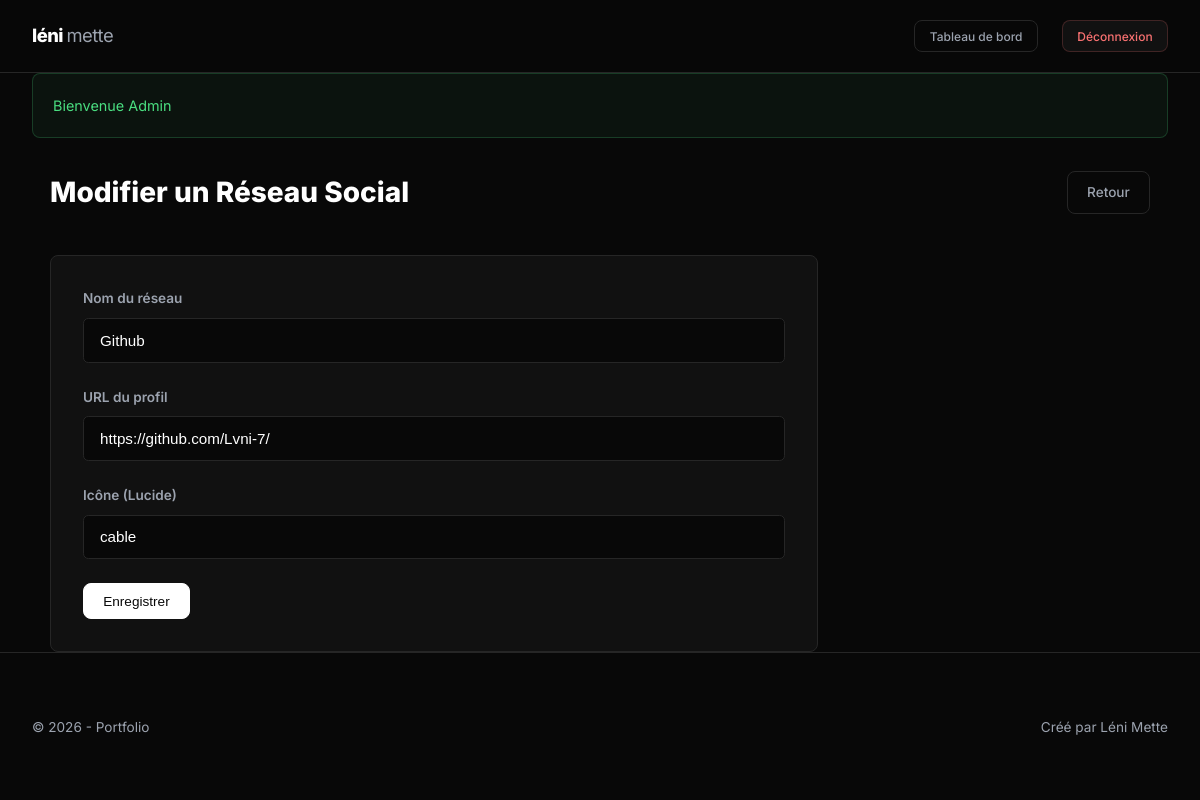
The page /index.php?action=social-form&id=1 (signed in) on the database its author committed.
### tables this page shows
CREATE TABLE `profile` (
  `id` int(11) NOT NULL,
  `name` varchar(255) NOT NULL,
  `description` text,
  `date_of_birth` date DEFAULT NULL,
  `email` varchar(255) DEFAULT NULL,
  `phone_number` varchar(50) DEFAULT NULL,
  `id_image` int(11) DEFAULT NULL
);

CREATE TABLE `socials` (
  `id` int(11) NOT NULL,
  `name` varchar(255) NOT NULL,
  `icon` varchar(255) DEFAULT NULL,
  `url` varchar(255) NOT NULL
);

### controllers/AdminController.php (called while the page is built, shortened)
<?php
class AdminController extends AbstractController {
    public function socialForm(): void {
        $id = $_GET['id'] ?? null;
        $socialRepo = new SocialRepository();
        $social = $id ? $socialRepo->find((int)$id) : null;
        $this->render('admin/social_form', [
            'social' => $social,
            'title' => $id ? 'Modifier un réseau social' : 'Ajouter un réseau social'
        ]);
    }
}

### index.php (called while the page is built, shortened)
<?php
spl_autoload_register(function ($class) {
    $relative_class = substr($class, 4);
    $parts = explode('\\', $relative_class);
    if (count($parts) > 1) {
        $parts[0] = strtolower($parts[0]);
    }
    $file = __DIR__ . '/' . implode('/', $parts) . '.php';
});
$router = new Routing();
$router->handleRequest();

### repository/AbstractRepository.php (called while the page is built, shortened)
<?php
abstract class AbstractRepository {
    public function __construct() {
        $this->db = Database::getInstance();
    }
}

### services/Database.php (called while the page is built, shortened)
<?php
class Database {
    private static $instance = null;
    private function __construct() {
        try {
            $this->pdo = new PDO(
                "mysql:host=" . DB_HOST . ";dbname=" . DB_NAME . ";charset=utf8mb4",
                DB_USER,
                DB_PASS,
                [
                    PDO::ATTR_ERRMODE => PDO::ERRMODE_EXCEPTION,
                    PDO::ATTR_DEFAULT_FETCH_MODE => PDO::FETCH_ASSOC,
                    PDO::ATTR_EMULATE_PREPARES => false,
                ]
            );
        } catch (PDOException $e) {
            die("Erreur de connexion : " . $e->getMessage());
        }
    }
    public static function getInstance() {
        if (self::$instance === null) {
            self::$instance = new self();
        }
        return self::$instance->pdo;
    }
}

### repository/ProfileRepository.php (called while the page is built, shortened)
<?php
class ProfileRepository extends AbstractRepository {
    public function findOne(): ?Profile {
        try {
            $stmt = $this->db->query("SELECT * FROM profile LIMIT 1");
            $profile = $stmt->fetchObject(Profile::class);
            return $profile ?: null;
        } catch (\PDOException $e) {
            error_log($e->getMessage());
            return null;
        }
    }
}

### models/Profile.php (called while the page is built, shortened)
<?php
class Profile {
    protected $name;
    public function getName(): string { return $this->name ?? ''; }
}

### repository/SocialRepository.php (called while the page is built, shortened)
<?php
class SocialRepository extends AbstractRepository {
    public function find(int $id): ?Social {
        try {
            $stmt = $this->db->prepare("SELECT * FROM socials WHERE id = ?");
            $stmt->execute([$id]);
            $social = $stmt->fetchObject(Social::class);
            return $social ?: null;
        } catch (\PDOException $e) {
            error_log($e->getMessage());
            return null;
        }
    }
}

### models/Social.php (called while the page is built, shortened)
<?php
class Social {
    protected $name;
    protected $icon;
    protected $url;
    public function getName(): string { return $this->name ?? ''; }
    public function getIcon(): string { return $this->icon ?? ''; }
    public function getUrl(): string { return $this->url ?? ''; }
}

### views/admin/social_form.phtml (the view, shortened to what this page needs)
<div class="admin-form-container">
    <div class="admin-header">
        <h1><?= $social ? 'Modifier' : 'Ajouter' ?> un Réseau Social</h1>
        <a href="index.php?action=social-list" class="btn btn-secondary">Retour</a>
    </div>
    <form action="index.php?action=social-save" method="post" class="admin-form">
        <div class="form-main">
            <div class="form-group">
                <label for="name">Nom du réseau</label>
                <input type="text" name="name" id="name" value="<?= $social ? htmlspecialchars($social->getName()) : '' ?>" placeholder="Ex: GitHub, LinkedIn..." required>
            </div>
            <div class="form-group">
                <label for="url">URL du profil</label>
                <input type="url" name="url" id="url" value="<?= $social ? htmlspecialchars($social->getUrl()) : '' ?>" placeholder="https://..." required>
            </div>
            <div class="form-group">
                <label for="icon">Icône (Lucide)</label>
                <input type="text" name="icon" id="icon" value="<?= $social ? htmlspecialchars($social->getIcon()) : 'link' ?>" placeholder="Ex: github, linkedin, mail...">
            </div>
            <div class="form-actions">
                <button type="submit" class="btn btn-primary"><?= $social ? 'Enregistrer' : 'Créer' ?></button>
            </div>
        </div>
        </div>

### views/layout.phtml (shortened to what this page needs)
<!DOCTYPE html>
<html lang="fr">
<head>
    <link rel="stylesheet" href="assets/css/index.css?v=2.1">
</head>
<body>
    <header>
        <div class="container">
            <a href="index.php?action=home" class="logo">
                <?php
                    if (isset($profile) && $profile):
                    $parts = explode(' ', $profile->getName());
                ?>
                    <?= htmlspecialchars($parts[0] ?? 'Portfolio') ?> <span><?= htmlspecialchars($parts[1] ?? '') ?></span>
                <?php else: ?>
                    Mon <span>Portfolio</span>
                <?php endif; ?>
            </a>
            <div class="header-nav">
                <?php
                    if (isset($_SESSION['user'])): ?>
                    <a href="index.php?action=admin-dashboard" class="btn btn-secondary btn-sm">Tableau de bord</a>
                    <a href="index.php?action=logout" class="btn btn-danger btn-sm">Déconnexion</a>
                <?php else: ?>
                    <a href="index.php?action=login" class="nav-icon-admin" title="Connexion">
                        <i data-lucide="shield" style="width:20px; height:20px;"></i>
                    </a>
                <?php endif; ?>
            </div>
        </div>
    </header>
    <main class="container">
        <?php
            if (isset($_SESSION['flash'])): ?>
            <?php foreach ($_SESSION['flash'] as $type => $message): ?>
                <div class="alert alert-<?= $type ?>">
                    <?= htmlspecialchars($message) ?>
                </div>
            <?php endforeach;
            unset($_SESSION['flash']); ?>
        <?php endif; ?>
        <?php
            include __DIR__ . '/' . $content . '.phtml'; ?>
    </main>
    <footer>
        <div class="container">
            <div class="footer-left">
                &copy; <?= date('Y') ?> - Portfolio
            </div>
            <div class="footer-right">
                <?php if (isset($profile) && $profile): ?>
                    Créé par <?= htmlspecialchars($profile->getName()) ?>
                <?php endif; ?>
            </div>
        </div>
    </footer>
</body>
</html>

### assets/css/index.css (style rules this page uses)
:root { --bg: #080808; --surface: #111111; --surface-hover: #161616; --text: #ffffff; --dim-text: #9ca3af; --border: #262626; --accent: #6366f1; --accent-rgb: 99, 102, 241; --primary: #6366f1; --radius: 8px; --font-main: Inter, system-ui, -apple-system, sans-serif; --font-title: Outfit, sans-serif; }
* { box-sizing: border-box; margin: 0; padding: 0; }
body { background-color: var(--bg); color: var(--text); font-family: var(--font-main); line-height: 1.6; -webkit-font-smoothing: antialiased; }
.container { max-width: 1400px; margin: 0 auto; padding: 0 1.5rem; }
@media (min-width: 768px) { .container { padding: 0 2rem; } }
a { text-decoration: none; color: inherit; transition: var(--transition); }
.btn { display: inline-flex; align-items: center; justify-content: center; padding: 0.6rem 1.2rem; border-radius: var(--radius); font-size: 0.85rem; font-weight: 500; transition: var(--transition); background: var(--surface); border: 1px solid var(--border); cursor: pointer; color: var(--text); }
.btn-primary { background: var(--text); color: var(--bg); border-color: var(--text); }
.btn-secondary { background: transparent; border-color: var(--border); color: var(--dim-text); }
.btn-danger { color: #f87171; border-color: rgba(248, 113, 113, 0.2); }
.btn-sm { padding: 0.35rem 0.9rem; font-size: 0.75rem; }
.alert { padding: 1.25rem; border-radius: var(--radius); margin-bottom: 2rem; font-size: 0.9rem; border: 1px solid var(--border); }
.alert-success { color: #4ade80; border-color: rgba(74, 222, 128, 0.2); background: rgba(74, 222, 128, 0.05); }
header { background: rgba(8, 8, 8, 0.85); backdrop-filter: blur(12px); -webkit-backdrop-filter: blur(12px); border-bottom: 1px solid var(--border); padding: 1.25rem 0; position: sticky; top: 0; z-index: 100; }
header .container { display: flex; justify-content: space-between; align-items: center; }
header .logo { font-size: 1.15rem; font-weight: 800; text-transform: lowercase; letter-spacing: -0.03em; color: var(--text); }
header .logo span { color: var(--dim-text); font-weight: 400; }
header .header-nav { display: flex; gap: 1.5rem; align-items: center; }
footer { padding: 4rem 0; border-top: 1px solid var(--border); color: var(--dim-text); font-size: 0.85rem; }
footer .container { display: flex; flex-direction: column; gap: 1rem; }
@media (min-width: 768px) { footer .container { flex-direction: row; justify-content: space-between; } }
.admin-header { margin-bottom: 2.5rem; display: flex; justify-content: space-between; align-items: center; flex-wrap: wrap; gap: 1rem; }
.admin-header h1 { font-size: 1.75rem; font-weight: 800; }
.admin-form-container { max-width: 1100px; margin: 0 auto; }
.admin-form { display: grid; grid-template-columns: 1fr; gap: 2rem; align-items: start; }
@media (min-width: 992px) { .admin-form { grid-template-columns: minmax(0, 1fr) 300px; } }
.form-main { background: var(--surface); border: 1px solid var(--border); border-radius: var(--radius); padding: 2rem; display: flex; flex-direction: column; gap: 1.5rem; }
.form-group { display: flex; flex-direction: column; gap: 0.5rem; }
.form-group label { font-size: 0.85rem; font-weight: 600; color: var(--dim-text); }
.form-group input[type=text], .form-group input[type=email], .form-group input[type=password], .form-group input[type=number], .form-group input[type=tel], .form-group input[type=url], .form-group select, .form-group textarea { width: 100%; padding: 0.8rem 1rem; background: var(--bg); border: 1px solid var(--border); border-radius: calc(var(--radius) / 1.5); color: var(--text); font-size: 0.95rem; transition: var(--transition); outline: none; }
.form-group input[type=text]::placeholder, .form-group input[type=email]::placeholder, .form-group input[type=password]::placeholder, .form-group input[type=number]::placeholder, .form-group input[type=tel]::placeholder, .form-group input[type=url]::placeholder, .form-group select::placeholder, .form-group textarea::placeholder { color: #444; }

### rows shown on the page
profile: name "léni", name "mette", name "Léni Mette"
socials: name "Github", url "https://github.com/Lvni-7/", icon "cable"

### other values the page prints
$message "Bienvenue Admin"
